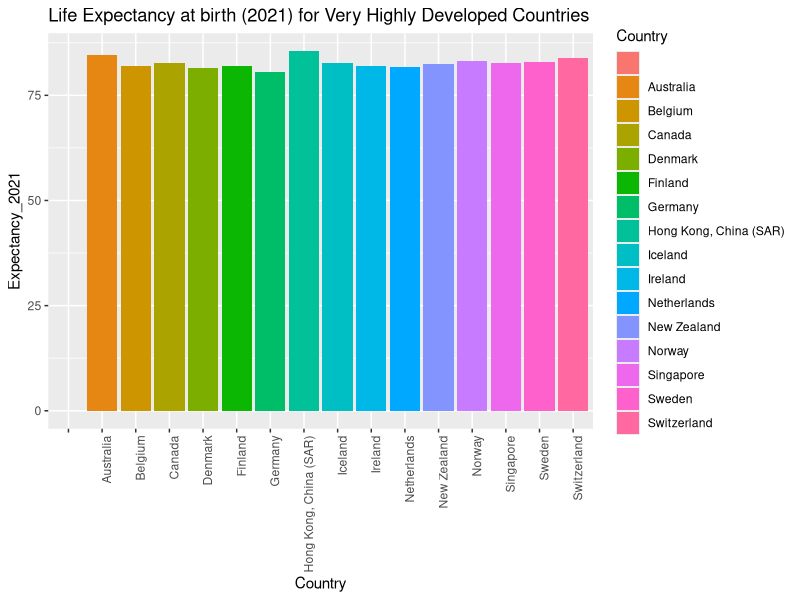
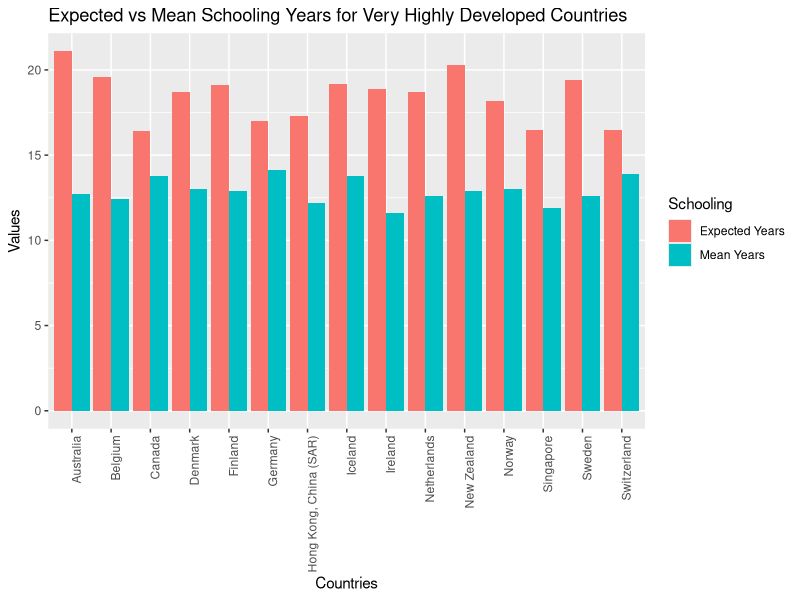
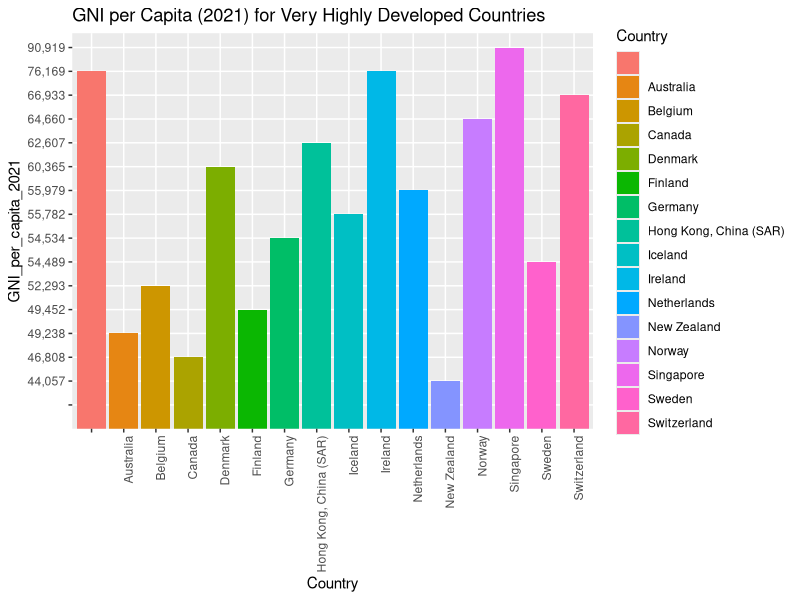
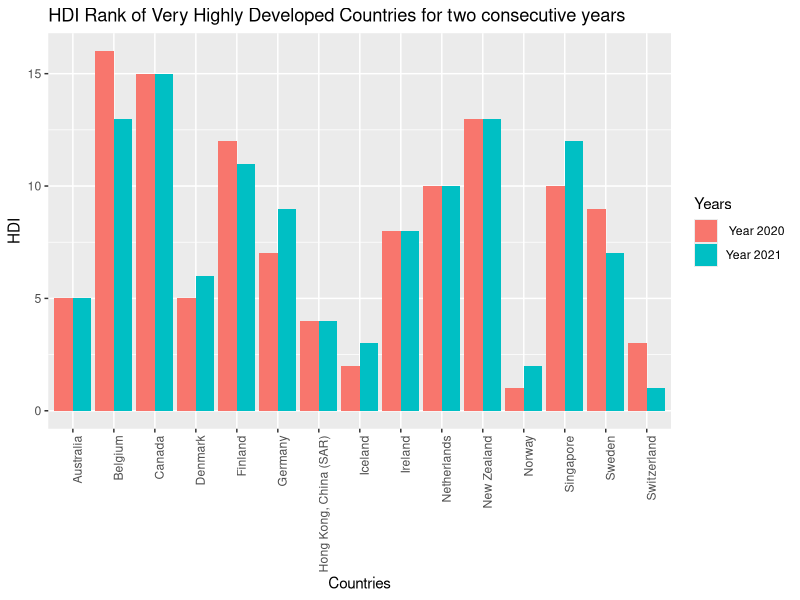
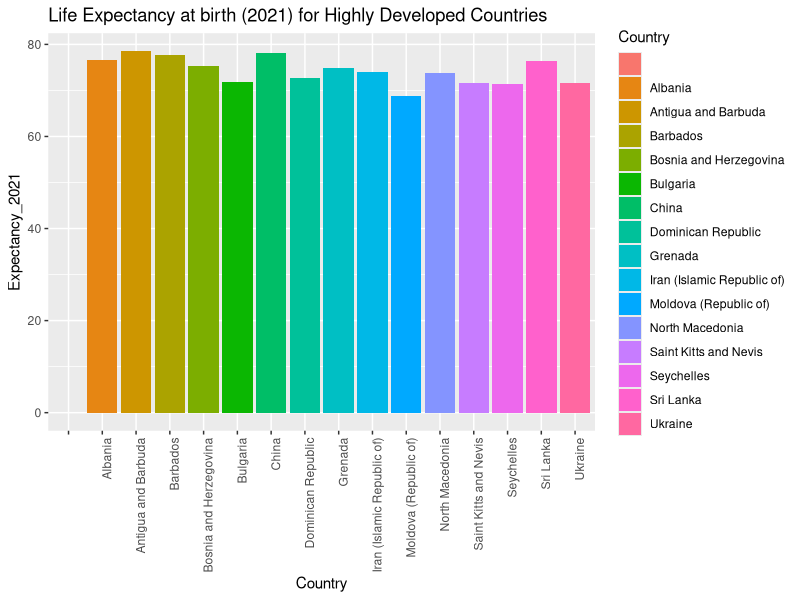
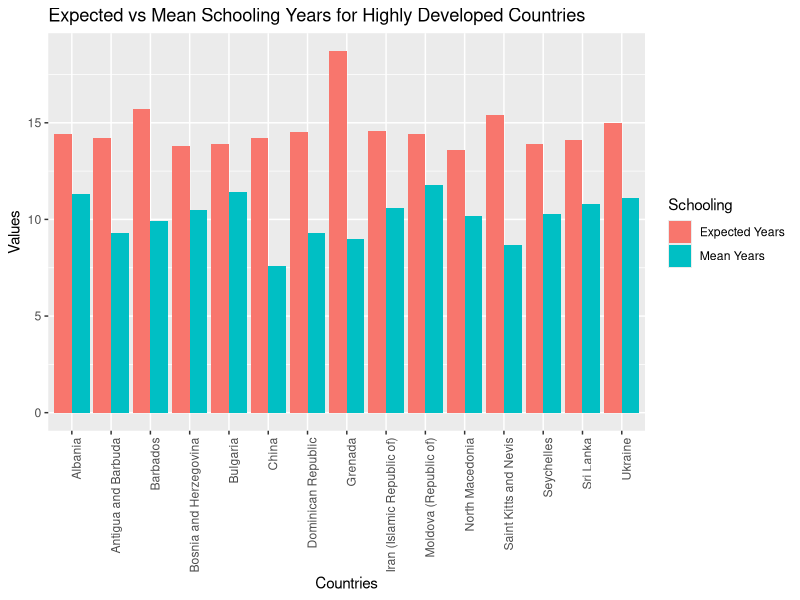
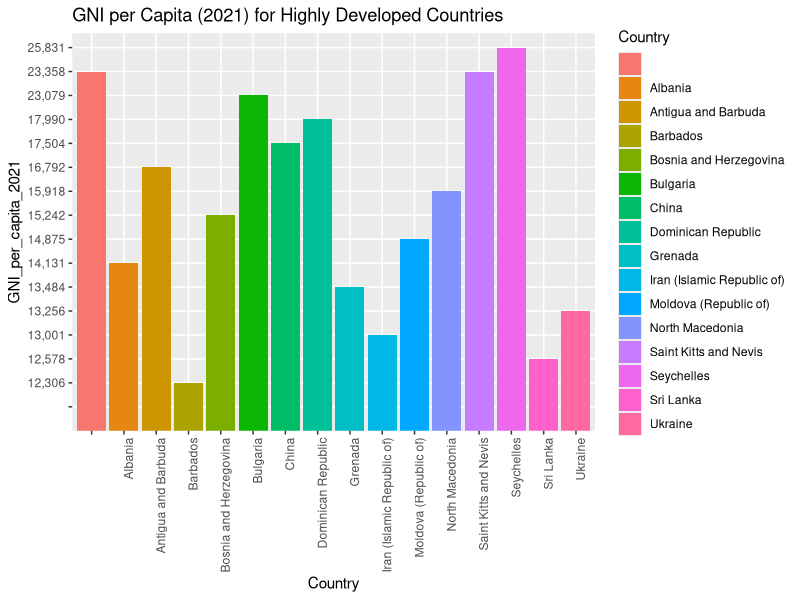
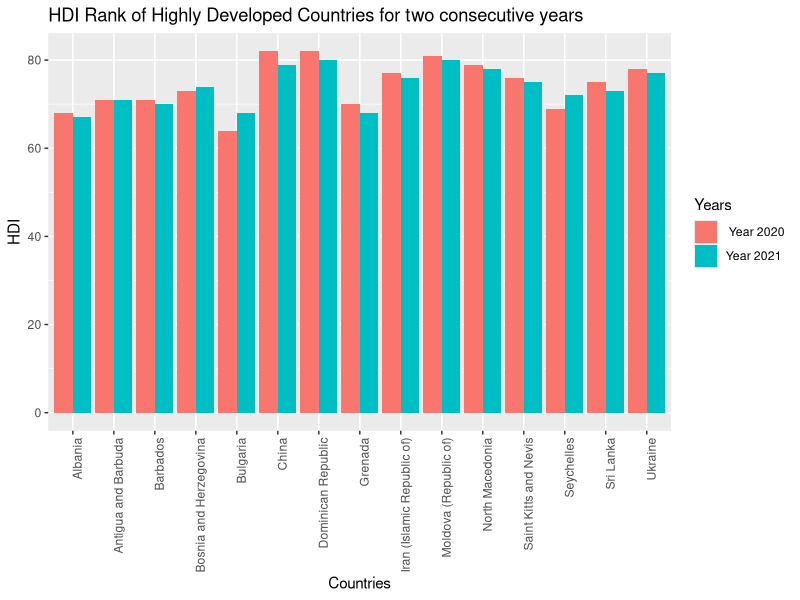

Recreate these plots in R, in order.
## ---- chunk 1
knitr::opts_chunk$set(echo = TRUE)
## ---- chunk 2
data=read.csv("VHD_HDI.csv")
library(ggplot2)
ggplot(data,aes(x=Country,y=Expectancy_2021,fill=Country))+
  geom_bar(stat="identity")+
  theme(axis.text.x=element_text(angle=90,hjust=1))+labs(title="Life Expectancy at birth (2021) for Very Highly Developed Countries")
## ---- chunk 3

## ---- chunk 4
data=read.csv("VHD_HDI.csv")
ggplot(data,aes(x=Countries,y=Values,fill=Schooling))+
  geom_bar(stat="identity", position="dodge")+
  theme(axis.text.x=element_text(angle=90,hjust=1))+labs(title="Expected vs Mean Schooling Years for Very Highly Developed Countries")
## ---- chunk 5

## ---- chunk 6
data=read.csv("VHD_HDI.csv")
ggplot(data,aes(x=Country,y=GNI_per_capita_2021,fill=Country))+
  geom_bar(stat="identity")+
  theme(axis.text.x=element_text(angle=90,hjust=1))+labs(title="GNI per Capita (2021) for Very Highly Developed Countries")
## ---- chunk 7
data=read.csv("VHD_HDI.csv")
ggplot(data,aes(x=Countries,y=HDI,fill=Years))+
  geom_bar(stat="identity", position="dodge")+
  theme(axis.text.x=element_text(angle=90,hjust=1))+labs(title="HDI Rank of Very Highly Developed Countries for two consecutive years")
## ---- chunk 8
data=read.csv("HD_HDI.csv")
library(ggplot2)
ggplot(data,aes(x=Country,y=Expectancy_2021,fill=Country))+
  geom_bar(stat="identity")+
  theme(axis.text.x=element_text(angle=90,hjust=1))+labs(title="Life Expectancy at birth (2021) for Highly Developed Countries")
## ---- chunk 9
data=read.csv("HD_HDI.csv")
ggplot(data,aes(x=Countries,y=Values,fill=Schooling))+
geom_bar(stat="identity", position="dodge")+
theme(axis.text.x=element_text(angle=90,hjust=1))+labs(title="Expected vs Mean Schooling Years for Highly Developed Countries")
## ---- chunk 10
data=read.csv("HD_HDI.csv")
ggplot(data,aes(x=Country,y=GNI_per_capita_2021,fill=Country))+
  geom_bar(stat="identity")+
  theme(axis.text.x=element_text(angle=90,hjust=1))+labs(title="GNI per Capita (2021) for Highly Developed Countries")
## ---- chunk 11
data=read.csv("HD_HDI.csv")
ggplot(data,aes(x=Countries,y=HDI,fill=Years))+
  geom_bar(stat="identity", position="dodge")+
  theme(axis.text.x=element_text(angle=90,hjust=1))+labs(title="HDI Rank of Highly Developed Countries for two consecutive years")
## ---- chunk 12
data=read.csv("3MD.csv")
library(ggplot2)
ggplot(data,aes(x=Country,y=Gini_coefficient_2010_2021,fill=Country))+
  geom_bar(stat="identity")+
  theme(axis.text.x=element_text(angle=90,hjust=1))+labs(title="Gini Coefficient for Medium Developed Countries (2010-2021)")
## ---- chunk 13
data=read.csv("3MD.csv")
ggplot(data,aes(x=Countries,y=Values,fill=Inequality_adjusted_index_2021))+
  geom_bar(stat="identity", position="dodge")+
  theme(axis.text.x=element_text(angle=90,hjust=1))+labs(title="Categorical IHDI for Medium Developed Countries")
## ---- chunk 14
data=read.csv("3MD.csv")
ggplot(data,aes(x=Countries,y=Val,fill=Index))+
  geom_bar(stat="identity", position="dodge")+
  theme(axis.text.x=element_text(angle=90,hjust=1))+labs(title="HDI vs IHDI for Medium Developed Countries")
## ---- chunk 15
data=read.csv("4LD.csv")
library(ggplot2)
ggplot(data,aes(x=Country,y=Gini_coefficient_2010_2021,fill=Country))+
  geom_bar(stat="identity")+
  theme(axis.text.x=element_text(angle=90,hjust=1))+labs(title="Gini Coefficient for Low Developed Countries (2010-2021)")
## ---- chunk 16
data=read.csv("4LD.csv")
ggplot(data,aes(x=Countries,y=Values,fill=Inequality_adjusted_index_2021))+
  geom_bar(stat="identity", position="dodge")+
  theme(axis.text.x=element_text(angle=90,hjust=1))+labs(title="Categorical IHDI for Low Developed Countries")
## ---- chunk 17
data=read.csv("4LD.csv")
ggplot(data,aes(x=Countries,y=Val,fill=Index))+
  geom_bar(stat="identity", position="dodge")+
  theme(axis.text.x=element_text(angle=90,hjust=1))+labs(title="HDI vs IHDI for Low Developed Countries")
